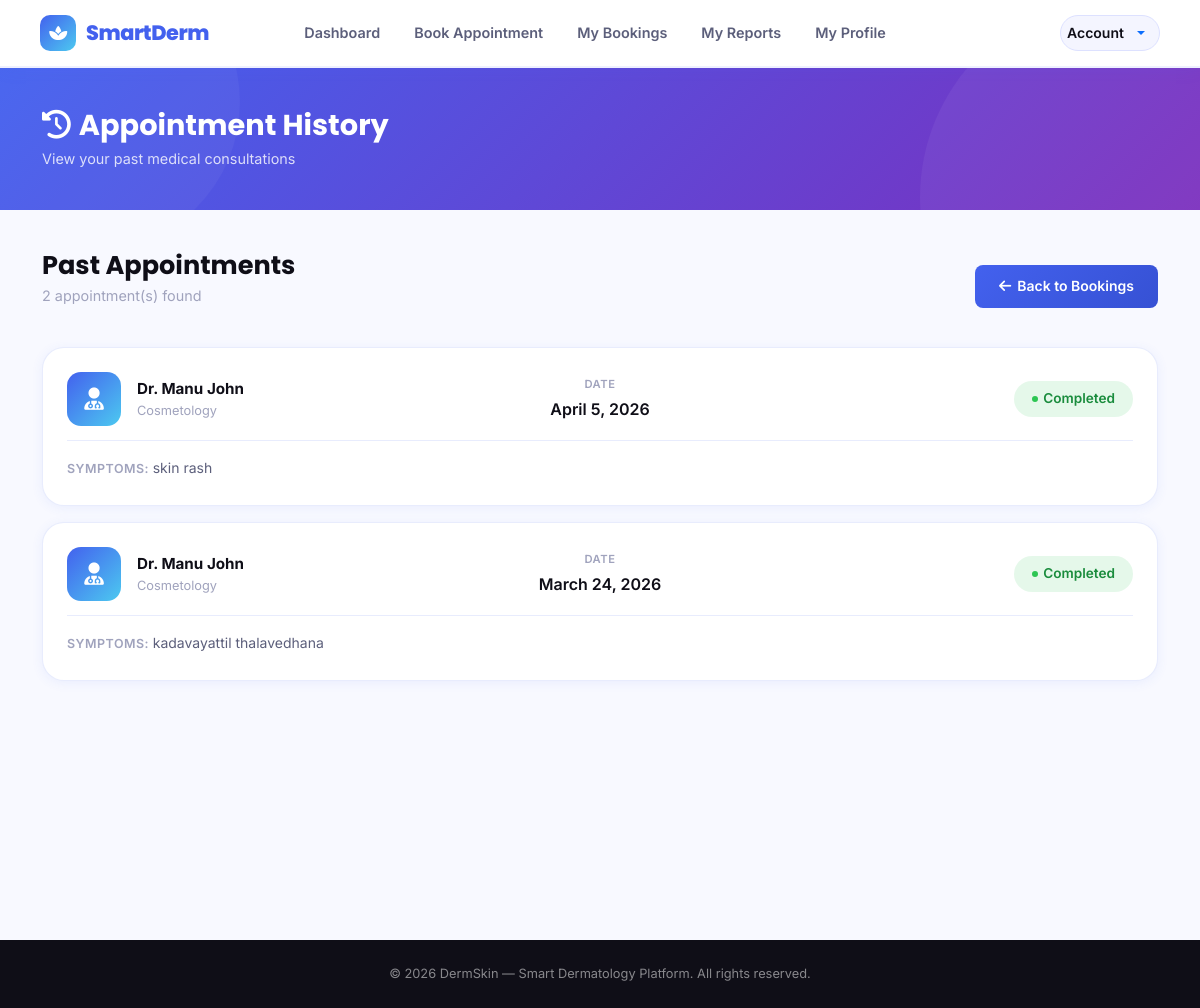
Page /appointment-history/ (signed in) on the earlier database version.
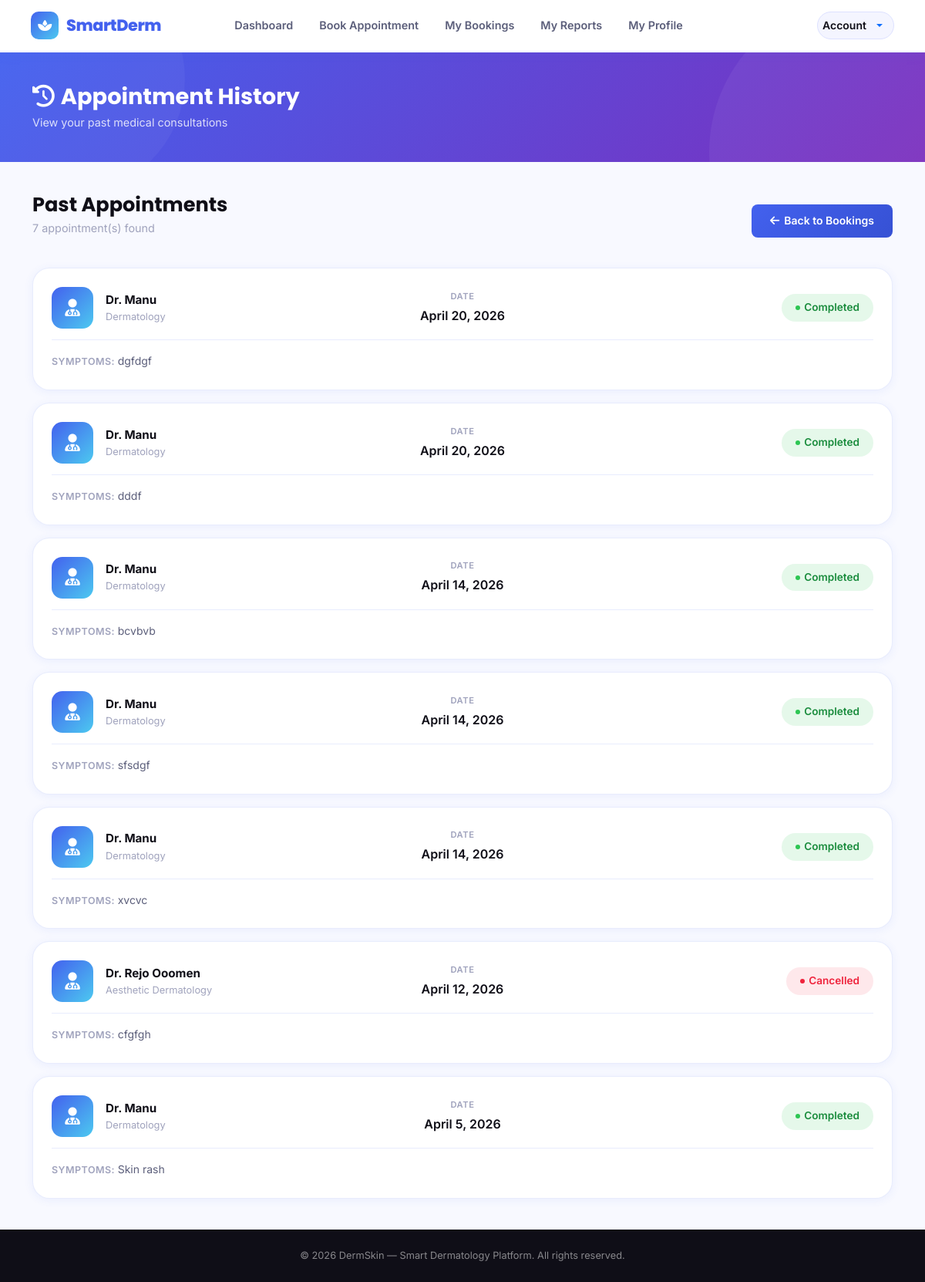
Same page on the later database version.
### patient/models.py (models this page shows, shortened)
class tbl_appointment(models.Model):
    STATUS_CHOICES = [
        ('pending', 'Pending'),
        ('confirmed', 'Confirmed'),
        ('completed', 'Completed'),
        ('cancelled', 'Cancelled'),
    ]
    patient = models.ForeignKey(tbl_patient, on_delete=models.CASCADE, related_name='appointments')
    doctor = models.ForeignKey(tbl_doctor, on_delete=models.CASCADE, related_name='appointments')
    appointment_date = models.DateField()
    token_number = models.IntegerField()
    estimated_time = models.TimeField()
    status = models.CharField(max_length=20, choices=STATUS_CHOICES, default='pending')
    symptoms = models.TextField(blank=True, null=True)
    created_at = models.DateTimeField(auto_now_add=True)
    updated_at = models.DateTimeField(auto_now=True)
    class Meta:
        unique_together = ('doctor', 'appointment_date', 'token_number')
        ordering = ['appointment_date', 'token_number']

### clinicadmin/models.py (models this page shows)
class tbl_doctor(models.Model):
    name=models.CharField(max_length=20)
    age=models.IntegerField()
    gender=models.CharField(max_length=10)
    profile_picture=models.ImageField(upload_to='doctor_profiles/', blank=True, null=True)
    email=models.EmailField(max_length=128,unique=True)
    phone_number=models.CharField(max_length=20)
    address=models.TextField()
    identification=models.ImageField(upload_to='doctor_id_proofs/', blank=True, null=True)
    specialization=models.CharField(max_length=30)
    qualification = models.CharField(max_length=50, blank=True, null=True)
    medical_registration_number=models.CharField(max_length=20,unique=True)
    password=models.CharField(max_length=128,blank=True)

### patient/views.py (the view)
# urls.py: path('appointment-history/', views.appointment_history, name='appointment_history'),
def appointment_history(request):
    pid = request.session['pid']
    today = date.today()
    history = tbl_appointment.objects.filter(
        patient_id=pid,
        appointment_date__lt=today
    ).filter(
        status__in=["confirmed", "cancelled","Cancelled","Completed","completed"]   # explicitly include both
    ).order_by('-appointment_date')
    return render(request, 'patient/history_booking.html', {'history': history})

### patient/Templates/patient/history_booking.html (shortened to what this page needs)
{% extends 'base/header.html' %}
{% block content %}
<div class="page-banner">
    <div class="container position-relative" style="z-index:1">
        <h1><i class="fas fa-history me-2"></i>Appointment History</h1>
        <p>View your past medical consultations</p>
    </div>
</div>
<div class="page-wrapper">
<div class="container">
<div class="d-flex justify-content-between align-items-center mb-4" data-aos="fade-up">
    <div>
        <h2 class="section-heading">Past Appointments</h2>
        <p class="section-subheading">{{ history|length }} appointment(s) found</p>
    </div>
    <div class="d-flex gap-2">
        <a href="{% url 'webpatient:myBookings' %}" class="btn-ds-primary">
            <i class="fas fa-arrow-left"></i> Back to Bookings
        </a>
    </div>
</div>
<div class="d-flex flex-column gap-3">
{% for app in history %}
<div class="ds-card" data-aos="fade-up">
<div class="ds-card-body">
<div class="row align-items-center g-3">
<div class="col-lg-4">
<div class="d-flex align-items-center gap-3">
<div style="width:54px;height:54px;border-radius:14px;background:linear-gradient(135deg,var(--primary),var(--secondary));display:flex;align-items:center;justify-content:center;font-size:1.4rem;color:white;flex-shrink:0;">
<i class="fas fa-user-md"></i>
</div>
<div>
<div style="font-weight:700;color:var(--text-dark);font-size:0.95rem;">
{{ app.doctor.name }}
</div>
<div style="font-size:0.8rem;color:var(--text-muted);">
{{ app.doctor.specialization }}
</div>
</div>
</div>
</div>
<div class="col-lg-4 text-center">
<div style="font-size:0.7rem;color:var(--text-muted);text-transform:uppercase;font-weight:600;letter-spacing:0.05em;">
Date
</div>
<div style="font-weight:600;color:var(--text-dark);margin-top:3px;">
{{ app.appointment_date }}
</div>
</div>
<div class="col-lg-4 d-flex justify-content-lg-end">
{% if app.status|lower == "cancelled" %}
    <span class="status-pill cancelled" style="font-size:0.85rem;padding:7px 18px;">
        Cancelled
    </span>
{% else %}
    <span class="status-pill completed" style="font-size:0.85rem;padding:7px 18px;">
        Completed
    </span>
{% endif %}
</div>
</div>
{% if app.symptoms %}
<div style="margin-top:14px;padding-top:14px;border-top:1px solid var(--border);">
<span style="font-size:0.78rem;color:var(--text-muted);font-weight:600;text-transform:uppercase;letter-spacing:0.04em;">
Symptoms:
</span>
<span style="font-size:0.875rem;color:var(--text-mid);">
{{ app.symptoms }}
</span>
</div>
{% endif %}
</div>
</div>
{% endfor %}
</div>
</div>
</div>
{% endblock %}

Differences in the rows shown:
no longer on this page (row edited): tbl_appointment: doctor.name "Dr. Manu John", doctor.specialization "Cosmetology", appointment_date "April 5, 2026", status "Completed", symptoms "skin rash"
no longer on this page (row edited): tbl_appointment: doctor.name "Dr. Manu John", doctor.specialization "Cosmetology", appointment_date "March 24, 2026", status "Completed", symptoms "kadavayattil thalavedhana"
added tbl_appointment: doctor.name "Dr. Manu", doctor.specialization "Dermatology", appointment_date "April 20, 2026", status "Completed", symptoms "dgfdgf"
added tbl_appointment: doctor.name "Dr. Manu", doctor.specialization "Dermatology", appointment_date "April 20, 2026", status "Completed", symptoms "dddf"
added tbl_appointment: doctor.name "Dr. Manu", doctor.specialization "Dermatology", appointment_date "April 14, 2026", status "Completed", symptoms "bcvbvb"
added tbl_appointment: doctor.name "Dr. Manu", doctor.specialization "Dermatology", appointment_date "April 14, 2026", status "Completed", symptoms "sfsdgf"
added tbl_appointment: doctor.name "Dr. Manu", doctor.specialization "Dermatology", appointment_date "April 14, 2026", status "Completed", symptoms "xvcvc"
now on this page (row edited): tbl_appointment: doctor.name "Dr. Rejo Ooomen", doctor.specialization "Aesthetic Dermatology", appointment_date "April 12, 2026", status "Cancelled", symptoms "cfgfgh"
now on this page (row edited): tbl_appointment: doctor.name "Dr. Manu", doctor.specialization "Dermatology", appointment_date "April 5, 2026", status "Completed", symptoms "Skin rash"
Other differences:
{{ history|length }}: "2" → "7"
